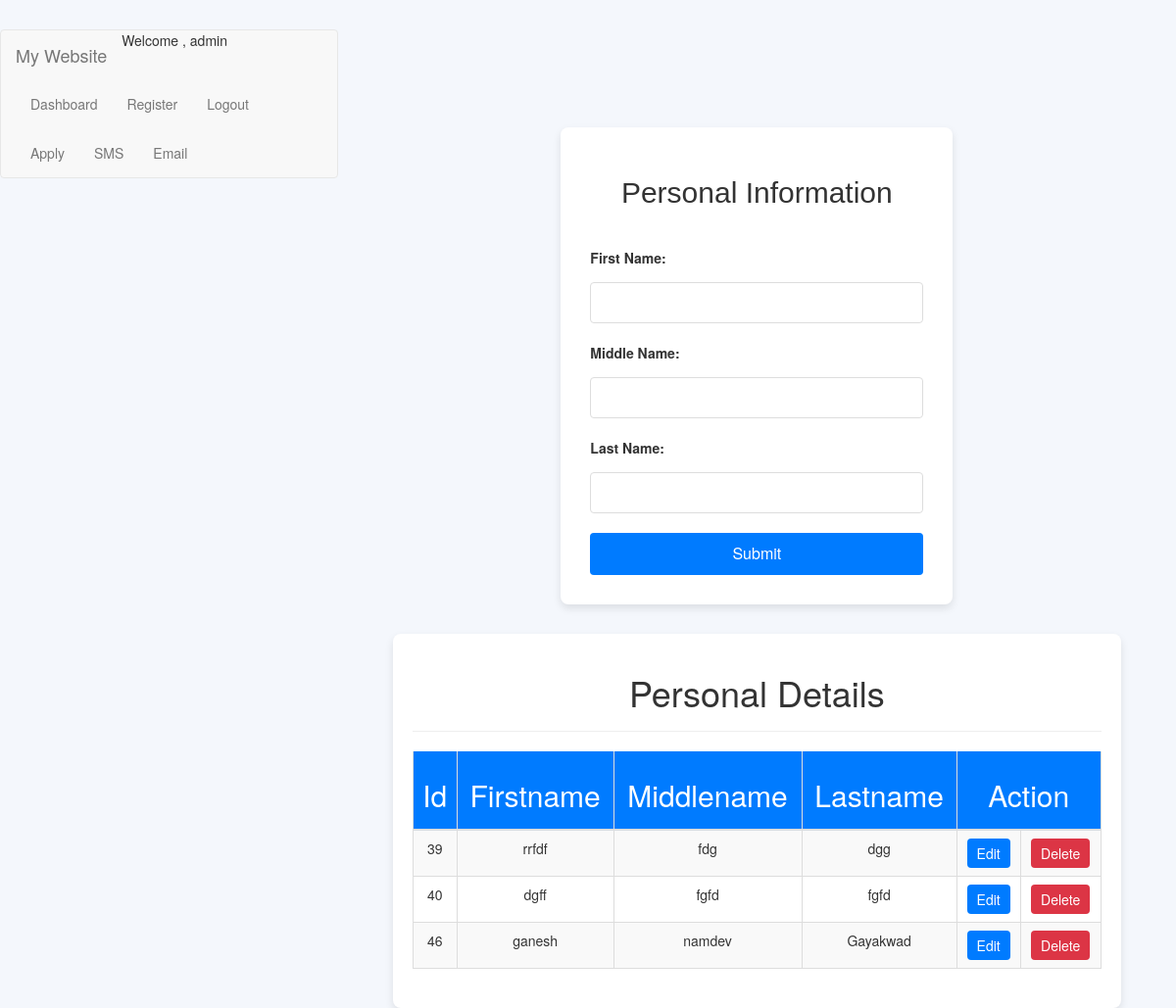
The app's page /index (signed in), older data.
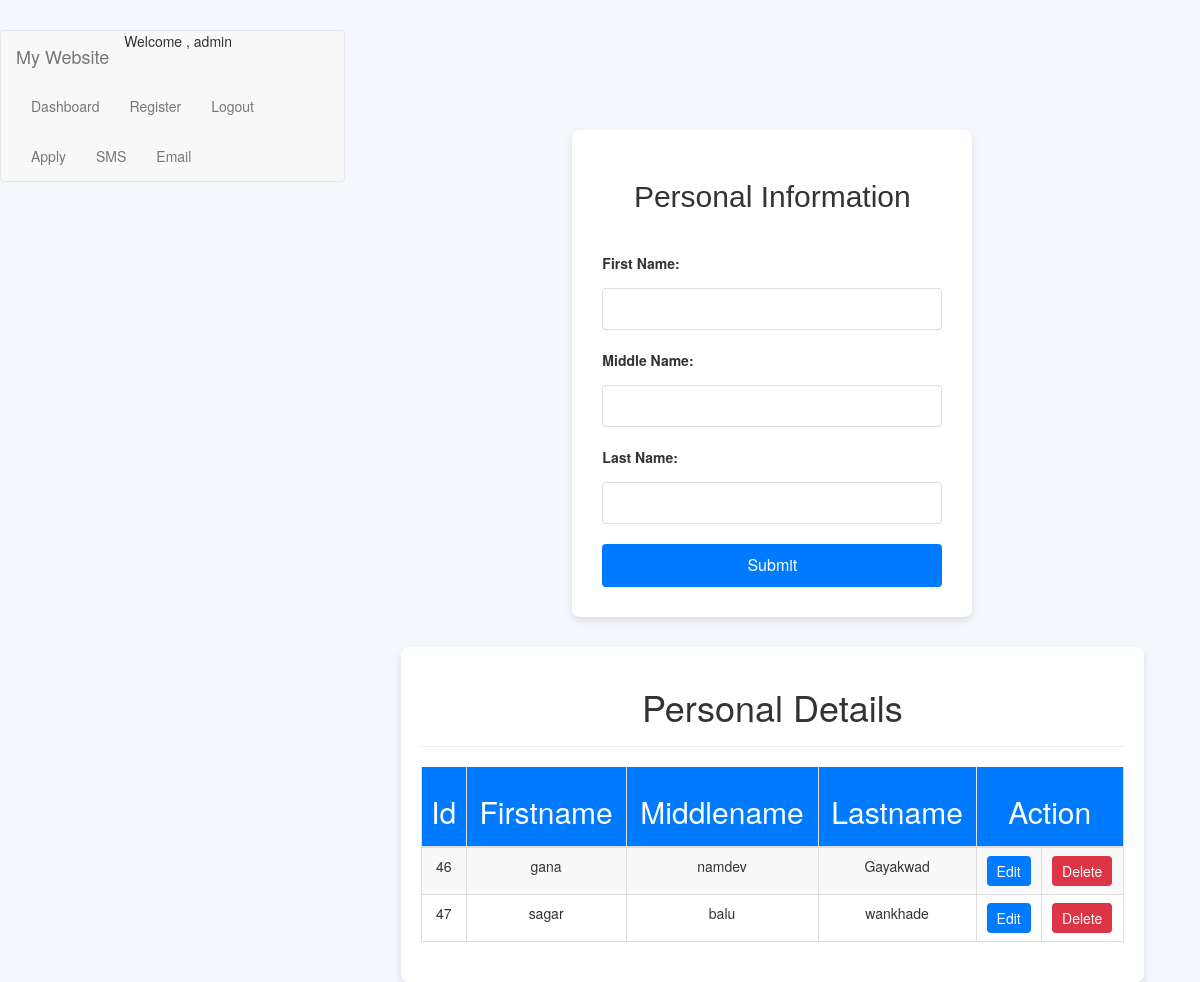
The same page, newer data.
### firstApp/models.py (models this page shows, shortened)
class MyUser(models.Model):
    fname = models.CharField(max_length=30)
    mname = models.CharField(max_length=30)
    lname = models.CharField(max_length=30)

### firstApp/views.py (the view)
# urls.py: path('index', index, name="index"),
@login_required(login_url="userLogin")
def index(request):
    alluser = MyUser.objects.all()
    return render(request,'index.html',{"users":alluser})

### Templates/index.html (shortened to what this page needs)
 {% extends "base.html" %}
{% block body %}
    <link rel="stylesheet" href="https://cdn.jsdelivr.net/npm/bootstrap@3.3.7/dist/css/bootstrap.min.css">
    <div class="container">
        <div class="form-container">
            <h2>Personal Information</h2>
            <form action="{%url 'addDetails'%}" method="POST">
                <input type="hidden" id="id" name="id" value="{{u.id}}"><br>
                <label for="firstname">First Name:</label>
                <input type="text" id="firstname" name="firstname" value="{{u.fname}}" required><br>
                <label for="middlename">Middle Name:</label>
                <input type="text" id="middlename" name="middlename" value="{{u.mname}}" required><br>
                <label for="lastname">Last Name:</label>
                <input type="text" id="lastname" name="lastname" value="{{u.lname}}" required><br>
                <button type="submit">Submit</button>
            </form>
        </div>
        <div class="table-container">
            <h1 align="center">Personal Details</h1>
            <hr>
            <table class="table">
                <thead>
                    <tr>
                        <th><h2 align="center">Id</h2></th>
                        <th><h2 align="center">Firstname</h2></th>
                        <th><h2 align="center">Middlename</h2></th>
                        <th><h2 align="center">Lastname</h2></th>
                        <th colspan="2"><h2 align="center">Action</h2></th>
                    </tr>
                </thead>
                <tbody>
                    {% for i in users %}
                    <tr>
                        <td>{{ i.id }}</td>
                        <td>{{ i.fname }}</td>
                        <td>{{ i.mname }}</td>
                        <td>{{ i.lname }}</td>
                        <td><a href="{% url 'editDetails' i.id %}" class="btn btn-primary">Edit</a></td>
                        <td><a href="{% url 'deleteDetails' i.id %}" class="btn btn-danger">Delete</a></td>
                    </tr>
                    {% endfor %}
                </tbody>
            </table>
        </div>
    </div>
{% endblock  %}

### Templates/base.html (shortened to what this page needs)
<!DOCTYPE html>
<html lang="en">
<head>
</head>
<body>
     <nav class="navbar navbar-default">
        <div class="container-fluid">
            <div class="navbar-header">
                <a class="navbar-brand" href="#">My Website</a>
            </div>
            <div>
                {%if user.username%}
              <span class="flex-c-m trans-04 p-lr-25">
                Welcome , {{user.username}}
              </span>
              {%endif%}
              </div>
            <ul class="nav navbar-nav">
                <li><a href="{% url 'dashboard' %}">Dashboard</a></li>
                <li><a href="{% url 'userReg' %}">Register</a></li>
                {%if user.username%}
                    <li><a href="{% url 'userlogout' %}">Logout</a></li>
                {%else%}
                    <li><a href="{% url 'userLogin' %}">Login</a></li>
                {%endif%}
                <li><a href="{% url 'index' %}">Apply</a></li>
                <li><a href="{% url 'otp' %}">SMS</a></li>
                <li><a href="{% url 'email' %}">Email</a></li>
            </ul>
        </div>
    </nav>
    {% block body %}
    {% endblock  %}
</body>
</html>

### Templates/index.html (style rules this page uses)
body { background-color: #f4f7fc; height: 100vh; display: flex; justify-content: center; align-items: flex-start; margin: 0; padding-top: 30px; }
.form-container { background-color: #fff; margin: 100px auto; padding: 30px; border-radius: 8px; box-shadow: 0 4px 8px rgba(0, 0, 0, 0.1); width: 400px; margin-bottom: 30px; }
.form-container h2 { text-align: center; margin-bottom: 20px; font-family: 'Arial', sans-serif; color: #333; }
.form-container label { font-weight: bold; }
.form-container input { width: 100%; padding: 10px; margin: 10px 0 20px 0; border: 1px solid #ddd; border-radius: 4px; font-size: 14px; }
.form-container button { width: 100%; padding: 10px; background-color: #007bff; color: white; border: none; border-radius: 4px; cursor: pointer; font-size: 16px; }
.table-container { width: 90%; margin: 0 auto; margin-top: 30px; background-color: white; border-radius: 8px; box-shadow: 0 4px 8px rgba(0, 0, 0, 0.1); padding: 20px; }
.table { width: 100%; margin-bottom: 20px; border-collapse: collapse; text-align: center; }
.table th, .table td { padding: 12px 15px; border: 1px solid #ddd; }
.table th { background-color: #007bff; color: white; }
.table tbody tr:nth-child(odd) { background-color: #f9f9f9; }
.btn { border-radius: 4px; padding: 5px 10px; font-size: 14px; }
.btn-primary { background-color: #007bff; border: none; color: white; }
.btn-danger { background-color: #dc3545; border: none; color: white; }

Row changes from the older to the newer data that the page shows:
removed MyUser: id "39", fname "rrfdf", mname "fdg", lname "dgg"
removed MyUser: id "40", fname "dgff", mname "fgfd", lname "fgfd"
changed MyUser "namdev": fname "ganesh" → "gana"
added MyUser: id "47", fname "sagar", mname "balu", lname "wankhade"
